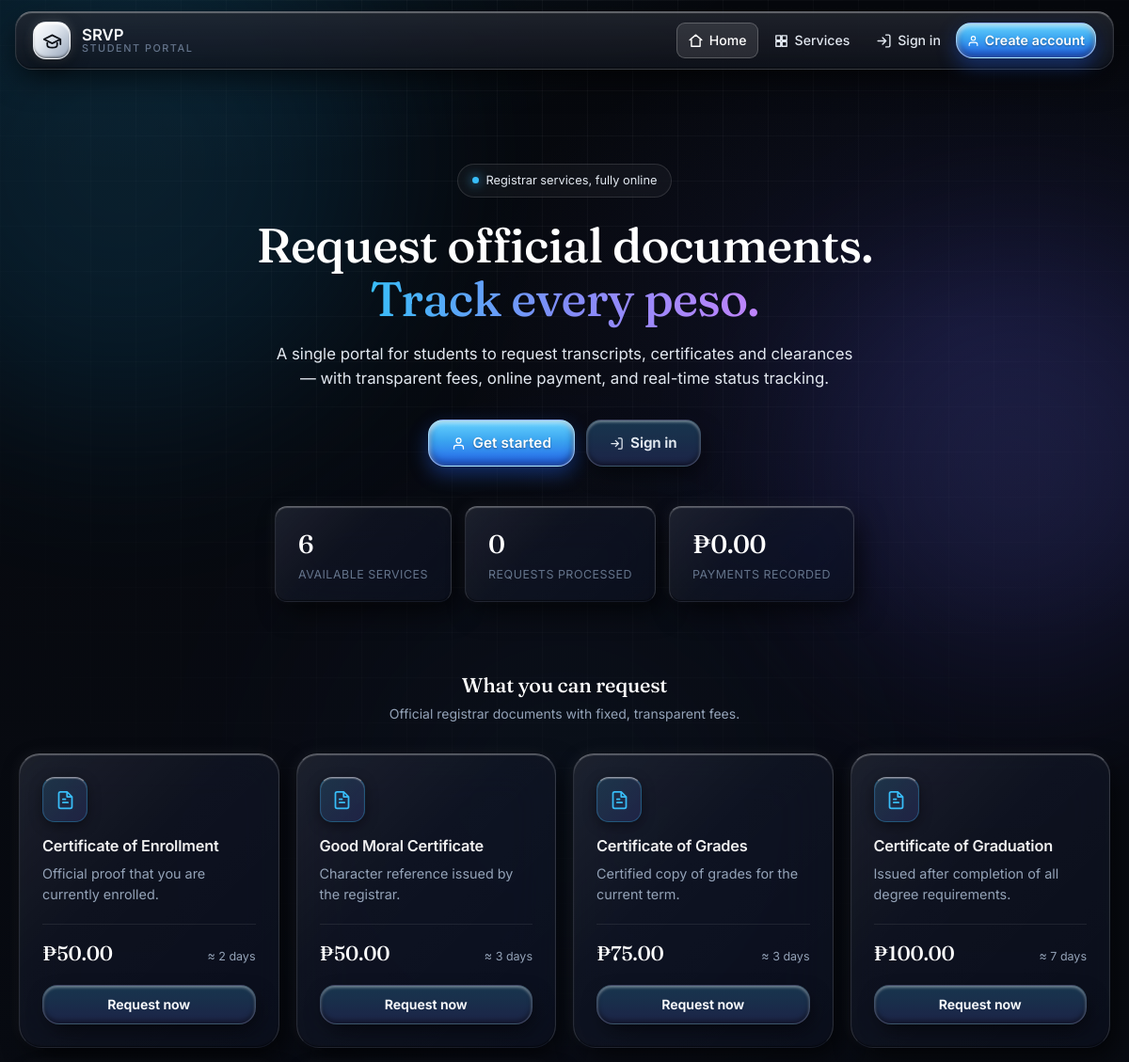
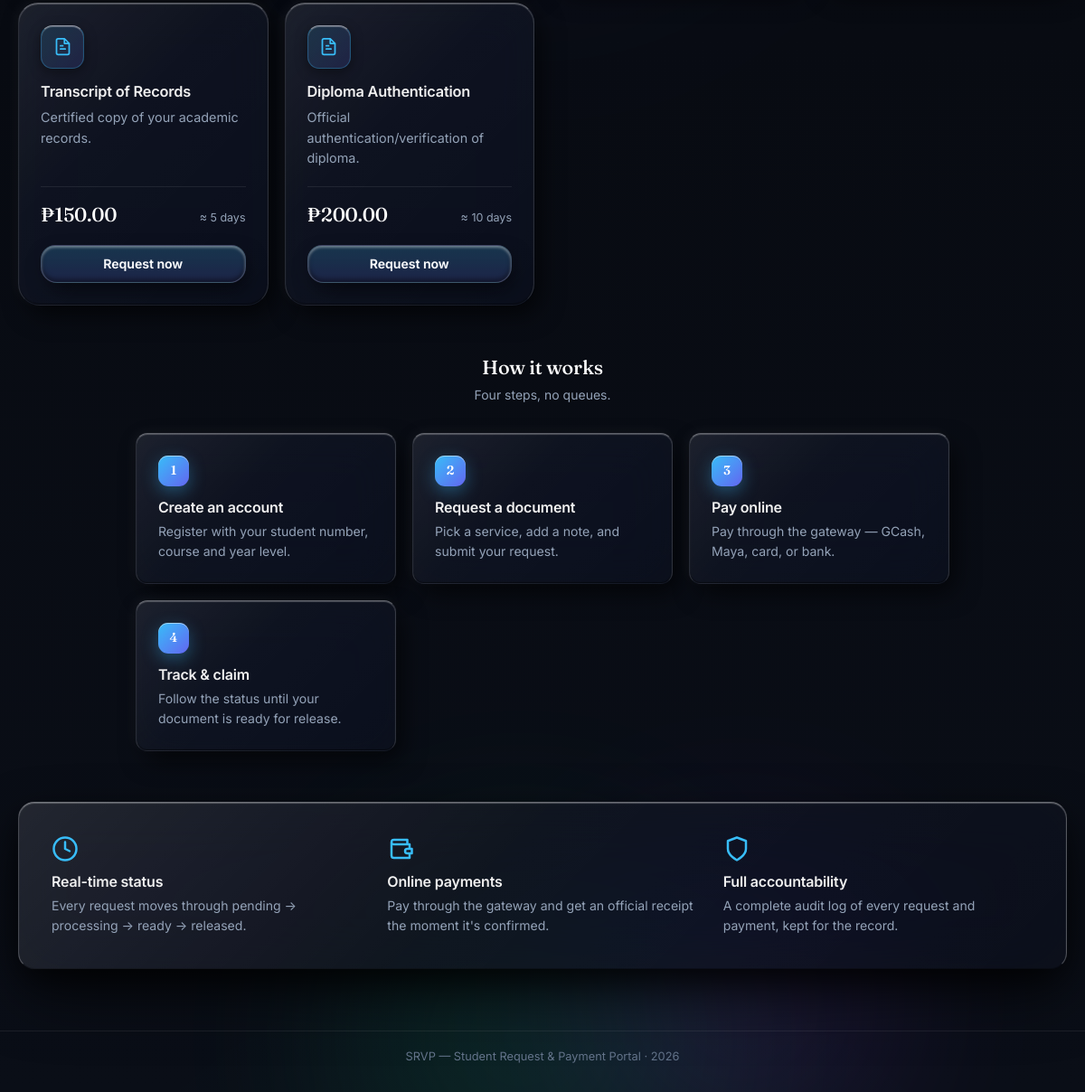
The page / on the database its author committed (2 pictures, top to bottom).
### tables this page shows
CREATE TABLE IF NOT EXISTS services (
    id               INT UNSIGNED AUTO_INCREMENT PRIMARY KEY,
    name             VARCHAR(120) NOT NULL,
    description      VARCHAR(300) DEFAULT NULL,
    fee              DECIMAL(10,2) NOT NULL DEFAULT 0.00,
    processing_days  TINYINT UNSIGNED NOT NULL DEFAULT 3,
    is_active        TINYINT(1) NOT NULL DEFAULT 1,
    created_at       DATETIME NOT NULL DEFAULT CURRENT_TIMESTAMP,
    UNIQUE KEY uq_services_name  (name),
    KEY idx_services_active      (is_active),
    CONSTRAINT chk_services_fee  CHECK (fee >= 0),
    CONSTRAINT chk_services_days CHECK (processing_days BETWEEN 1 AND 60)
);

### includes/auth.php (called while the page is built, shortened)
<?php
require_once __DIR__ . '/functions.php';
function current_user(): ?array
{
    $uid  = (int) ($_SESSION['user_id'] ?? 0);
    $role = (string) ($_SESSION['user_type'] ?? $_SESSION['role'] ?? '');
    if ($uid <= 0 || !in_array($role, VALID_ROLES, true)) {
        return null;
    }
    $map   = ROLE_TABLES[$role];
    $table = $map['table'];
    $sql = $role === 'student'
        ? "SELECT id, student_no, full_name, email, course, year_level, created_at FROM students WHERE id = ?"
        : "SELECT id, employee_no AS student_no, full_name, email, created_at FROM $table WHERE id = ?";
    $stmt = db()->prepare($sql);
    $stmt->execute([$uid]);
    $user = $stmt->fetch();
    $cache = $user ?: null;
    return $cache;
}

### config/database.php (called while the page is built, shortened)
<?php
function db(): PDO
{
    static $pdo = null;
    if ($pdo === null) {
        try {
            $dsn = 'mysql:host=' . DB_HOST . ';port=' . DB_PORT . ';dbname=' . DB_NAME . ';charset=utf8mb4';
            $options = [
                PDO::ATTR_ERRMODE            => PDO::ERRMODE_EXCEPTION,
                PDO::ATTR_DEFAULT_FETCH_MODE => PDO::FETCH_ASSOC,
                PDO::ATTR_EMULATE_PREPARES   => false,
            ];
            $pdo = new PDO($dsn, DB_USER, DB_PASS, $options);
        } catch (PDOException $e) {
            error_log('DB connection failed: ' . $e->getMessage());
            http_response_code(500);
            $isDev = APP_ENV === 'development' || APP_ENV === 'dev';
            exit($isDev ? 'Database connection failed: ' . htmlspecialchars($e->getMessage()) : 'Database connection failed.');
        }
    }
    return $pdo;
}

### index.php (the view, shortened to what this page needs)
<?php
require_once __DIR__ . '/includes/auth.php';
$services = db()->query('SELECT * FROM services WHERE is_active = 1 ORDER BY fee, name')->fetchAll();
$services_subtitle = get_setting('services_subtitle', 'Official registrar documents with fixed, transparent fees.');
$stats = [
    'services' => count($services),
    'requests' => (int) db()->query('SELECT COUNT(*) FROM requests')->fetchColumn(),
    'revenue'  => (float) db()->query('SELECT COALESCE(SUM(amount),0) FROM payments WHERE status = "paid"')->fetchColumn(),
];
require __DIR__ . '/includes/header.php';
?>
<section class="hero">
    <div class="hero-inner">
        <span class="hero-eyebrow"><span class="dot"></span> Registrar services, fully online</span>
        <h1>Request official documents.<br><span class="grad-text">Track every peso.</span></h1>
        <p class="hero-sub">
            A single portal for students to request transcripts, certificates and clearances —
            with transparent fees, online payment, and real-time status tracking.
        </p>
        <div class="hero-cta">
            <a class="btn btn-primary btn-lg" href="<?= url('register.php') ?>"><?= icon('user') ?> Get started</a>
            <a class="btn btn-ghost btn-lg" href="<?= url('login.php') ?>"><?= icon('login') ?> Sign in</a>
        </div>
        <div class="hero-stats">
            <div class="stat glass">
                <span class="stat-num"><?= (int) $stats['services'] ?></span>
                <span class="stat-label">Available services</span>
            </div>
            <div class="stat glass">
                <span class="stat-num"><?= number_format($stats['requests']) ?></span>
                <span class="stat-label">Requests processed</span>
            </div>
            <div class="stat glass">
                <span class="stat-num"><?= peso($stats['revenue']) ?></span>
                <span class="stat-label">Payments recorded</span>
            </div>
        </div>
    </div>
</section>
<section class="section" id="services">
    <div class="container">
        <div class="section-head">
            <h2>What you can request</h2>
            <p class="muted"><?= e($services_subtitle) ?></p>
        </div>
        <div class="card-grid">
            <?php foreach ($services as $s): ?>
                <article class="glass card service-card">
                    <span class="service-icon"><?= icon('doc', 'ic ic-lg') ?></span>
                    <h3><?= e($s['name']) ?></h3>
                    <p class="muted"><?= e($s['description'] ?: 'Official document issued by the registrar.') ?></p>
                    <div class="service-foot">
                        <span class="price"><?= peso($s['fee']) ?></span>
                        <span class="muted small">≈ <?= (int) $s['processing_days'] ?> day<?= (int) $s['processing_days'] === 1 ? '' : 's' ?></span>
                    </div>
                    <a class="btn btn-soft btn-block" href="<?= url('login.php') ?>">Request now</a>
                </article>
            <?php endforeach; ?>
        </div>
    </div>
</section>
<section class="section section-tight">
    <div class="container">
        <div class="section-head">
            <h2>How it works</h2>
            <p class="muted">Four steps, no queues.</p>
        </div>
        <div class="steps">
            <div class="step glass"><span class="step-no">1</span><h3>Create an account</h3><p class="muted">Register with your student number, course and year level.</p></div>
            <div class="step glass"><span class="step-no">2</span><h3>Request a document</h3><p class="muted">Pick a service, add a note, and submit your request.</p></div>
            <div class="step glass"><span class="step-no">3</span><h3>Pay online</h3><p class="muted">Pay through the gateway — GCash, Maya, card, or bank.</p></div>
            <div class="step glass"><span class="step-no">4</span><h3>Track &amp; claim</h3><p class="muted">Follow the status until your document is ready for release.</p></div>
        </div>
    </div>
</section>
<section class="section section-tight">
    <div class="container">
        <div class="feature-band glass-strong">
            <div class="feature">
                <?= icon('clock', 'ic ic-xl feature-ic') ?>
                <h3>Real-time status</h3>
                <p class="muted">Every request moves through pending → processing → ready → released.</p>
            </div>
            <div class="feature">
                <?= icon('wallet', 'ic ic-xl feature-ic') ?>
                <h3>Online payments</h3>
                <p class="muted">Pay through the gateway and get an official receipt the moment it's confirmed.</p>
            </div>
            <div class="feature">
                <?= icon('shield', 'ic ic-xl feature-ic') ?>
                <h3>Full accountability</h3>
                <p class="muted">A complete audit log of every request and payment, kept for the record.</p>
            </div>
        </div>
    </div>
</section>
<?php require __DIR__ . '/includes/footer.php'; ?>

### includes/header.php (shortened to what this page needs)
<?php
if (!isset($mode)) {
    $self = str_replace('\\', '/', $_SERVER['SCRIPT_NAME'] ?? '');
    $mode = (str_contains($self, '/student/') || str_contains($self, '/admin/')) ? 'app' : 'public';
}
require_once __DIR__ . '/auth.php';
$user       = ($mode === 'app') ? require_login() : current_user();
$isStudent  = $user && $user['role'] === 'student';
$scriptBase = basename($_SERVER['SCRIPT_NAME'] ?? '');
?>
<!DOCTYPE html>
<html lang="en">
<head>
<link rel="stylesheet" href="<?= url('assets/style.css') ?>">
<link rel="stylesheet" href="<?= url('assets/glass.css') ?>">
<link rel="stylesheet" href="<?= url('assets/clay.css') ?>">
</head>
<body class="mode-<?= e($mode) ?>">
<div class="backdrop" aria-hidden="true">
    <div class="orb orb-a"></div><div class="orb orb-b"></div>
    <div class="orb orb-center"></div>
    <div class="orb orb-c"></div><div class="orb orb-d"></div>
    <div class="grid-overlay"></div>
</div>
<header class="topbar glass">
    <div class="topbar-inner">
        <a class="brand" href="<?= $user ? ($isStudent ? url('student/dashboard.php') : url('admin/dashboard.php')) : url('index.php') ?>">
            <span class="brand-mark"><?= icon('graduation', 'ic ic-lg') ?></span>
            <span class="brand-text">SRVP<small>Student Portal</small></span>
        </a>
        <nav class="topnav">
            <?php if ($mode === 'public' || $mode === 'auth'): ?>
                <a href="<?= url('index.php') ?>" class="<?= $scriptBase === 'index.php' ? 'active' : '' ?>"><?= icon('home') ?> Home</a>
                <a href="<?= url('index.php') ?>#services"><?= icon('grid') ?> Services</a>
                <?php if ($user): ?>
                    <a class="btn btn-primary btn-sm" href="<?= $isStudent ? url('student/dashboard.php') : url('admin/dashboard.php') ?>"><?= icon('grid') ?> Dashboard</a>
                    <a class="btn btn-ghost btn-sm" href="<?= url('logout.php') ?>"
                       data-confirm-title="Sign out?" data-confirm="Are you sure you want to sign out?"
                       data-confirm-yes="Yes, sign out" data-confirm-no="No, stay"><?= icon('logout') ?> Sign out</a>
                <?php else: ?>
                    <a href="<?= url('login.php') ?>"><?= icon('login') ?> Sign in</a>
                    <a class="btn btn-primary btn-sm" href="<?= url('register.php') ?>"><?= icon('user') ?> Create account</a>
                <?php endif; ?>
            <?php endif; ?>
        </nav>
    </div>
</header>
<main class="main">

### includes/functions.php (shortened to what this page needs)
<?php
require_once __DIR__ . '/../config/database.php';
function base_url(): string
{
    static $base = null;
    if ($base === null) {
        $override = (string) (defined('APP_URL') ? APP_URL : '');
        $scheme =
            ((!empty($_SERVER['HTTPS']) && $_SERVER['HTTPS'] !== 'off')
                || (isset($_SERVER['HTTP_X_FORWARDED_PROTO']) && $_SERVER['HTTP_X_FORWARDED_PROTO'] === 'https')
                || (isset($_SERVER['SERVER_PORT']) && $_SERVER['SERVER_PORT'] == 443))
            ? 'https' : 'http';
        $host = $_SERVER['HTTP_X_FORWARDED_HOST'] ?? $_SERVER['HTTP_HOST'] ?? '';
        if ($host !== '') {
            $script = str_replace('\\', '/', $_SERVER['SCRIPT_NAME'] ?? '/');
            $dir = rtrim(str_replace('\\', '/', dirname($script)), '/');
            $path = ($dir === '' || $dir === '.') ? '/' : $dir . '/';
            $base = $scheme . '://' . $host . $path;
            return $base;
        }
        $script = str_replace('\\', '/', $_SERVER['SCRIPT_NAME'] ?? '/');
        $dir = rtrim(str_replace('\\', '/', dirname($script)), '/');
        $base = ($dir === '' || $dir === '.') ? '/' : $dir . '/';
    }
    return $base;
}
function url(string $path = ''): string
{
    return base_url() . ltrim($path, '/');
}
function e(mixed $value): string
{
    return htmlspecialchars((string) $value, ENT_QUOTES | ENT_SUBSTITUTE, 'UTF-8');
}
function peso(float|int|string|null $amount): string
{
    return '₱' . number_format((float) $amount, 2);
}
function icon(string $name, string $class = 'ic'): string
{
    $d = $paths[$name] ?? $paths['info'];
    return '<svg class="' . e($class) . '" viewBox="0 0 24 24" fill="none" stroke="currentColor" stroke-width="2" stroke-linecap="round" stroke-linejoin="round" aria-hidden="true"><path d="' . $d . '"/></svg>';
}
function get_setting(string $key, string $default = ''): string
{
    static $cache = null;
    if ($cache === null) {
        try {
            $rows = db()->query('SELECT setting_key, setting_value FROM site_settings')->fetchAll(PDO::FETCH_KEY_PAIR);
            $cache = is_array($rows) ? $rows : [];
        } catch (Throwable) {
            $cache = [];
        }
    }
    return $cache[$key] ?? $default;
}

### includes/footer.php (shortened to what this page needs)
</main>
<footer class="site-footer">
    <div class="container footer-inner">
        <span><?= e(APP_NAME) ?> · <?= date('Y') ?></span>
    </div>
</footer>
</body>
</html>

### assets/clay.css (style rules this page uses)
:root { --clay-fill: linear-gradient(180deg, rgba(255,255,255,.10) 0%, rgba(255,255,255,.03) 100%), #141b2b; --clay-fill-tinted: linear-gradient(180deg, rgba(56,189,248,.18) 0%, rgba(59,66,152,.28) 100%), #101828; --clay-edge: rgba(255,255,255,.16); --clay-edge-top: rgba(255,255,255,.42); --sh-clay-raised: 8px 16px 32px -6px rgba(0, 0, 0, .65), inset 0 2px 4px rgba(255, 255, 255, .30), inset 0 -3px 6px rgba(0, 0, 0, .50), inset 3px 0 5px rgba(0, 0, 0, .28), inset -3px 0 5px rgba(255, 255, 255, .06); --sh-clay-button: 4px 10px 22px -4px rgba(0, 0, 0, .55), inset 0 2px 3px rgba(255, 255, 255, .38), inset 0 -3px 5px rgba(0, 0, 0, .42); --sh-clay-inset: inset 5px 5px 14px rgba(0, 0, 0, .68), inset -4px -4px 10px rgba(255, 255, 255, .05), 0 1px 0 rgba(255, 255, 255, .06); --clay-press: inset 4px 5px 12px rgba(0, 0, 0, .72), inset -3px -3px 8px rgba(255, 255, 255, .045); }
.btn { --clay-base: #1a2334; }
.btn:not(.btn-small-icon):not(.link-btn) { border-radius: 16px 16px 18px 18px !important; font-weight: 650; transition: transform .14s var(--ease-io), box-shadow .14s var(--ease-io), filter .14s var(--ease-io); }
.btn-primary { border-radius: 18px 18px 20px 20px !important; background: linear-gradient(180deg, #67d4ff 0%, #3aa4f0 45%, #2563eb 100%) !important; border: 1px solid rgba(255, 255, 255, .48) !important; box-shadow: 0 8px 20px rgba(37, 99, 235, .42), 2px 2px 8px rgba(0, 0, 0, .45), inset 0 3px 5px rgba(255, 255, 255, .55), inset 0 -4px 8px rgba(13, 40, 92, .60), inset 2px 0 4px rgba(255, 255, 255, .18), inset -2px 0 4px rgba(0, 0, 0, .14) !important; }
.btn-soft, .btn-ghost { background: var(--clay-fill-tinted) !important; border: 1px solid var(--clay-edge) !important; box-shadow: var(--sh-clay-button) !important; }
.btn-sm:not(.link-btn) { border-radius: 12px 12px 14px 14px !important; }
.btn-lg { border-radius: 20px 20px 22px 22px !important; }
.service-card { border-radius: 22px 22px 24px 24px !important; }
.brand-mark { border-radius: 14px !important; }

### rows shown on the page
services: name "Certificate of Enrollment", description "Official proof that you are currently enrolled.", fee "₱50.00", processing_days "2"
services: name "Good Moral Certificate", description "Character reference issued by the registrar.", fee "₱50.00", processing_days "3"
services: name "Certificate of Grades", description "Certified copy of grades for the current term.", fee "₱75.00", processing_days "3"
services: name "Certificate of Graduation", description "Issued after completion of all degree requirements.", fee "₱100.00", processing_days "7"
services: name "Transcript of Records", description "Certified copy of your academic records.", fee "₱150.00", processing_days "5"
services: name "Diploma Authentication", description "Official authentication/verification of diploma.", fee "₱200.00", processing_days "10"

### other values the page prints
$stats['services'] "6"
$stats['requests'] "0"
peso($stats['revenue']) "₱0.00"
$services_subtitle "Official registrar documents with fixed, transparent fees."
APP_NAME "SRVP — Student Request & Payment Portal"
